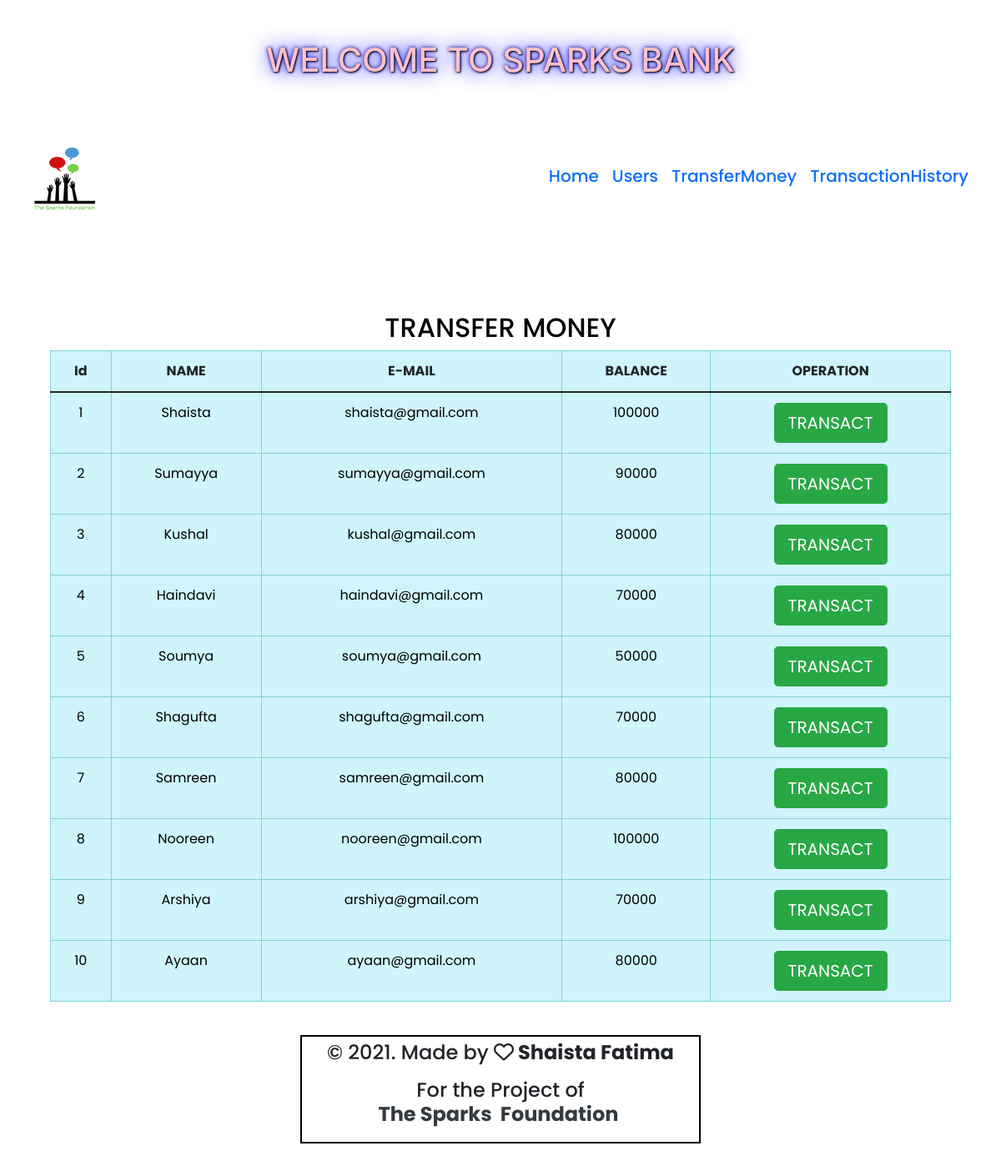
The page /Transfer.php on the database its author committed.
### tables this page shows
CREATE TABLE IF NOT EXISTS `user` (
  `id` int(3) NOT NULL AUTO_INCREMENT,
  `Name` varchar(20) NOT NULL,
  `Email` varchar(25) NOT NULL,
  `Balance` int(15) NOT NULL,
  PRIMARY KEY (`id`)
);

### Transfer.php (the view, shortened to what this page needs)
<!DOCTYPE html>
<html>
<head>
    <link rel="stylesheet" href="https://maxcdn.bootstrapcdn.com/bootstrap/4.0.0/css/bootstrap.min.css">
    <link rel="stylesheet" type="text/css" href="BankCss.css">
</head>
<body >
<?php
  include 'navbar.php';
?>
<?php
    include 'Config.php';
    $sql = "select * from user";
    $result = mysqli_query($conn, $sql);
?>
<div class="container">
        <h2 class="text-center pt-4" style="color : black;">TRANSFER MONEY</h2>
            <div class="container" style="overflow-x:auto;">
  <table class="table table-bordered table-info  table-hover">
  <thead class="thead-warning">
                            <tr>
                            <th  class="text-center ">Id</th>
                            <th class="text-center">NAME</th>
                            <th class="text-center">E-MAIL</th>
                            <th class="text-center ">BALANCE</th>
                            <th  class="text-center ">OPERATION</th>
                            </tr>
                        </thead>
                        <tbody>
                <?php
                    while($rows=  mysqli_fetch_assoc($result)){
                ?>
                    <tr style="color : black;">
                        <td class="text-center"><?php echo $rows['id'] ?></td>
                        <td class="text-center"><?php echo $rows['Name']?></td>
                        <td class="text-center"><?php echo $rows['Email']?></td>
                        <td class="text-center"><?php echo $rows['Balance']?></td>
                        <td class="text-center" ><a href="SelectUser?id= <?php echo $rows['id'] ;?>"> <button type="button" class="btn btn-success btn-lg" ">TRANSACT</button></a></td>
                    </tr>
                <?php
                    }
                ?>
                        </tbody>
                    </table>
                    </div>
                </div>
         <div class="justify-content-center">
<?php include('footer.php') ?>
</div>
</body>
</html>

### BankCss.css (style rules this page uses)
table { border-collapse: collapse; border-spacing: 0; width: 100%; border: 2px solid #black; }
th, td { text-align: left; padding: 8px; background-color:white; }
tr:nth-child(even) { background-color: black; }
* { margin: 0; padding:0; box-sizing: border-box; font-family:"poppins", sans-sarif; }

### rows shown on the page
user: id "1", Name "Shaista", Email "shaista@gmail.com", Balance "100000"
user: id "2", Name "Sumayya", Email "sumayya@gmail.com", Balance "90000"
user: id "3", Name "Kushal", Email "kushal@gmail.com", Balance "80000"
user: id "4", Name "Haindavi", Email "haindavi@gmail.com", Balance "70000"
user: id "5", Name "Soumya", Email "soumya@gmail.com", Balance "50000"
user: id "6", Name "Shagufta", Email "shagufta@gmail.com", Balance "70000"
user: id "7", Name "Samreen", Email "samreen@gmail.com", Balance "80000"
user: id "8", Name "Nooreen", Email "nooreen@gmail.com", Balance "100000"
user: id "9", Name "Arshiya", Email "arshiya@gmail.com", Balance "70000"
user: id "10", Name "Ayaan", Email "ayaan@gmail.com", Balance "80000"
